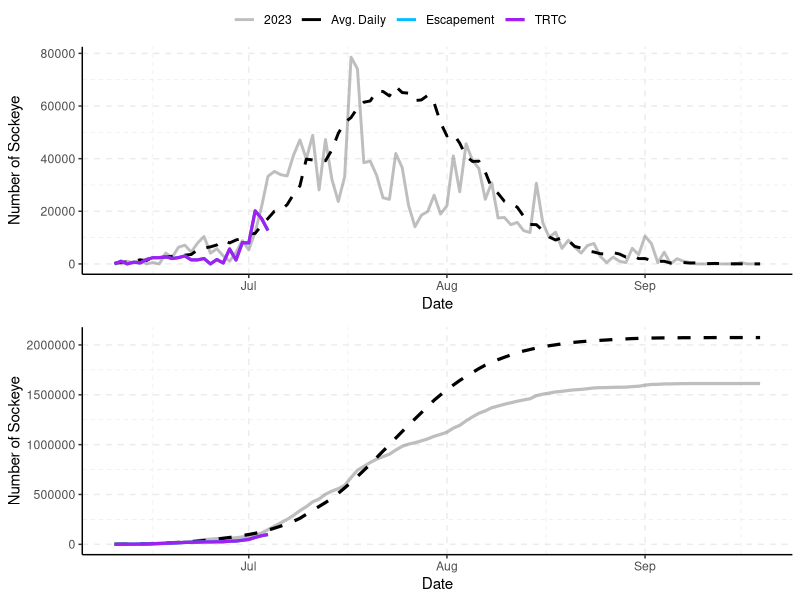
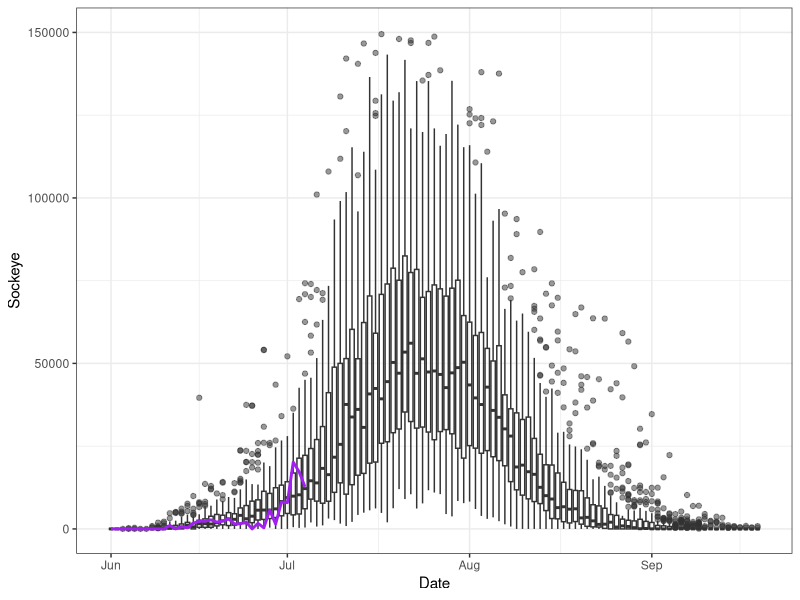
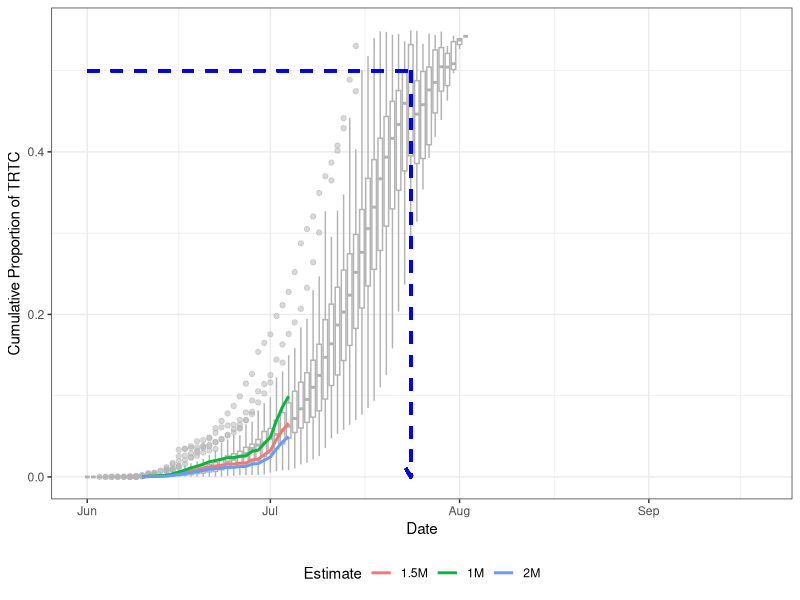
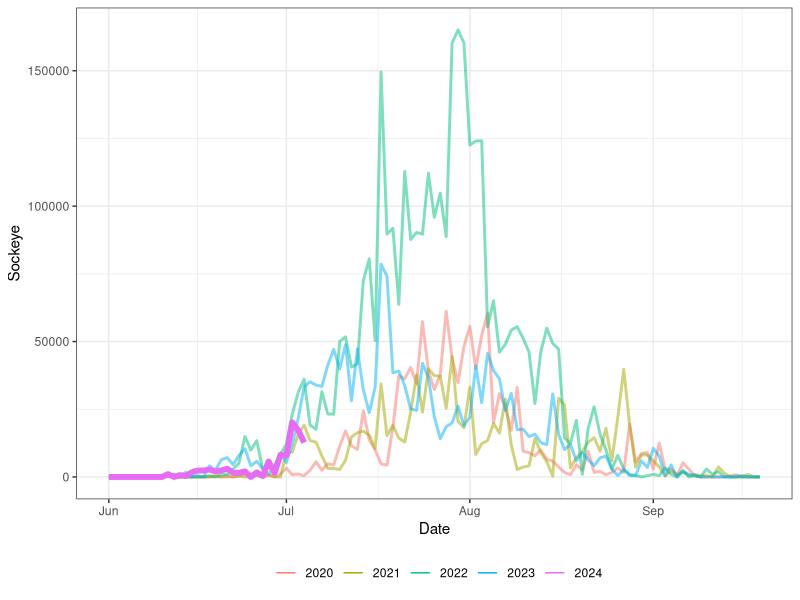
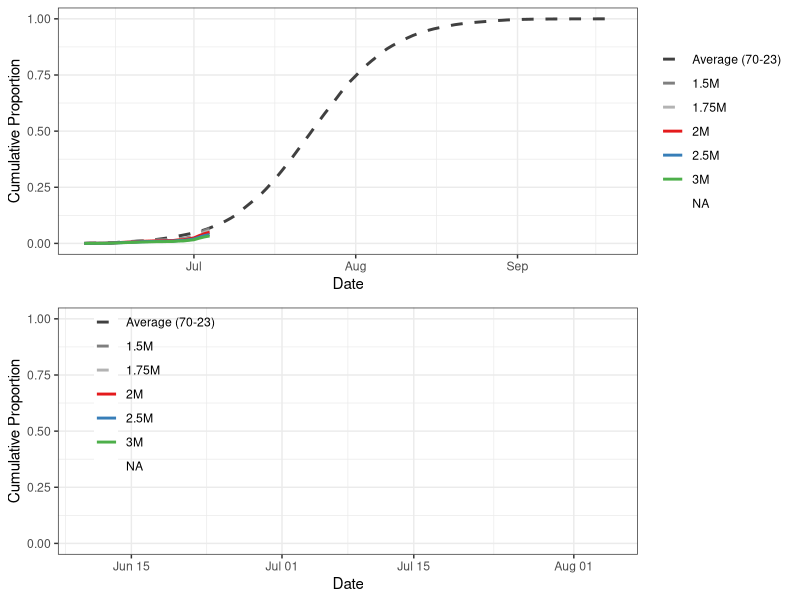
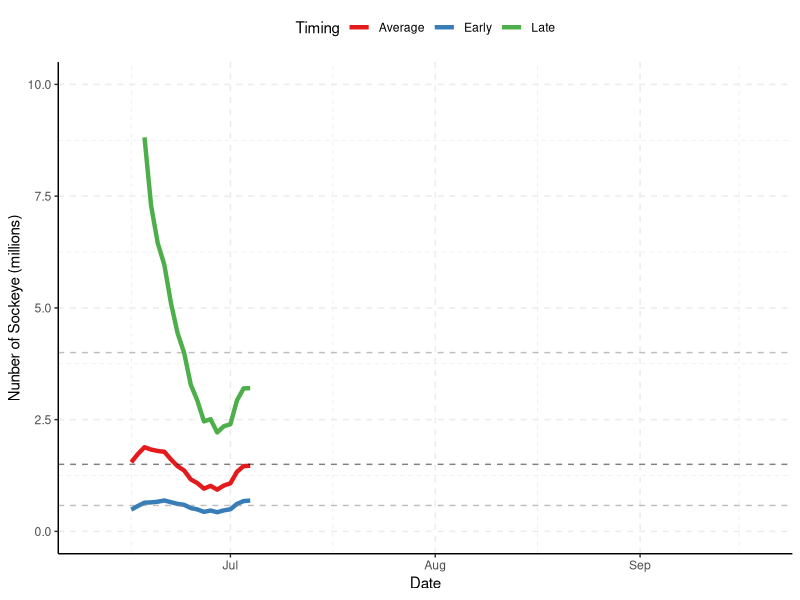
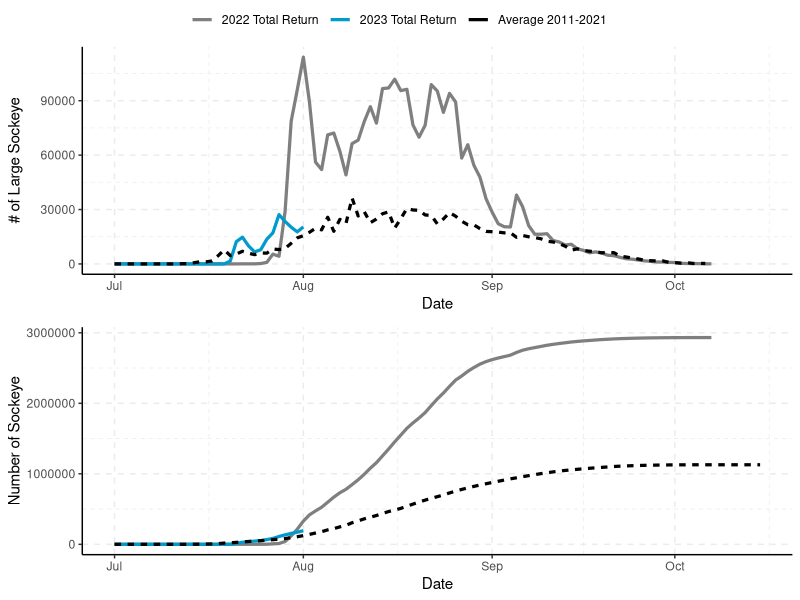
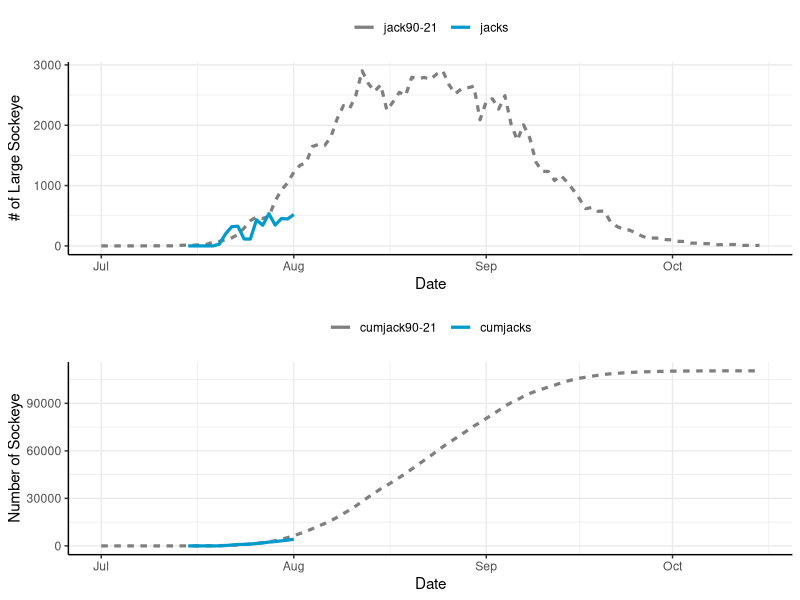

Generate these figures, in order, with R:
## ---- chunk 1
library(tidyverse)
library(data.table)
library(readxl)
library(knitr)
library(ggpubr)
library(kableExtra)

options(scipen=10000)
## ---- chunk 2
data<-read_excel("data/tyee and catch and fence in-season updates 2024.xlsx",sheet="Tyee")
data$Date<-as.Date(data$Date)
## ---- chunk 3
tyee.day<-as.Date("2024-07-04")
tyee.date<-"July 4"
fence.day<-as.Date("2024-07-04")
fence.date<-"July 4"
## ---- chunk 4
i<-match(tyee.day,data$Date)

average<-data$average[i]

e<-data$cumtyee[i]
t<-data$cumtrtc[i]
c<-data$cumcatch[i]

avgper<-round(data$Runtiming[i],3)*100
earlyper<-round(data$Runtiming[i+7],3)*100
lateper<-round(data$Runtiming[i-7],3)*100

#stat2<-data.frame(`Cumulative to Date`=c("Escapement Past Tyee","TRTC (Escapement+Catch)","Catch (preliminary"),`Number of Sockeye`=c(e,t,c))
#kable(stat2,caption=paste0("Cumulative escapement, TRTC, and catch to ",todate,"."))

stat3<-data.frame(`Cumulative to Date`=c("Escapement Past Tyee","TRTC (Escapement+Catch)","Catch (preliminary)"),`Number of Sockeye`=c(e,t,c),
                  `Run Timing`=c("Average","One week early","One week late"),`Percent Through`=c(avgper,earlyper,lateper))

kable(stat3,caption=paste0("Cumulative escapement, TRTC, and catch to ",tyee.date,"."))

## ---- chunk 5
escandtrtcdaily<-data%>%select(Date,Escapement=esctyee,TRTC=`dailytrtc`,`Avg. Daily`=`average70-23`,"2023"=esc23)%>%
  pivot_longer(2:5,values_to="Number of Sockeye",names_to="Type")%>%
  mutate(lt=case_when(Type=="Escapement"|Type=="TRTC"~"2024",
                      Type=="Avg. Daily"~"Average",
                      Type=="2023"~"2023"))

t1<-ggplot(escandtrtcdaily,aes(x=Date,y=`Number of Sockeye`,color=Type,linetype=lt,size=Type,alpha=Type))+
  geom_line()+
  scale_size_manual(values=c(1,1,1,1.1))+
  scale_alpha_manual(values=c(.5,1,1,1))+
  scale_color_manual(values=c("grey50","black","deepskyblue1","purple"))+
  scale_linetype_manual(values=c("solid","solid","dashed"))+
  theme_classic()+
  grids(linetype = "dashed")+
  theme(legend.title = element_blank(),legend.position = "top")+
  guides(linetype="none")


escandtrtccum<-data%>%select(Date,Escapement=cumtyee,TRTC=cumtrtc,`Avg. Cumulative`=`cum70-23`,"2023"=cum23)%>%
  pivot_longer(2:5,values_to="Number of Sockeye",names_to="Type")%>%
  mutate(lt=case_when(Type=="Escapement"|Type=="TRTC"~"2024",
                      Type=="Avg. Cumulative"~"Average",
                      Type=="2023"~"2023"))

t2<-ggplot(escandtrtccum,aes(x=Date,y=`Number of Sockeye`,color=Type,linetype=lt,alpha=Type))+
  geom_line(linewidth=1.1)+
  scale_linetype_manual(values=c("solid","solid","dashed"))+
  scale_size_manual(values=c(1,1,1,1.1))+
  scale_alpha_manual(values=c(.5,1,1,1))+
  scale_color_manual(values=c("grey50","black","deepskyblue1","purple"))+
  theme_classic()+
  grids(linetype = "dashed")+
  theme(legend.title = element_blank(),legend.position = "top")+
  guides(linetype="none")
## ---- chunk 6
#| label: fig-plot
#| echo: false
#| results: asis
#| message: false
#| warning: false
#| fig-cap: "Daily (top) and cumulative (bottom) estimated escapement and TRTC (escapement + adjusted catch) at the Tyee test fishery versus the 1985-2023 average."
#| fig-height: 8

ggarrange(t1,t2,align="v",ncol=1,common.legend = TRUE)

## ---- chunk 7
#| label: fig-daily-boxplot
#| echo: false
#| message: false
#| warning: false
#| fig-cap: "Daily run through Tyee (uncorrected) from 1970-2023. 2024 run is shown in purple."
#| fig-height: 5

daily<-read_excel("data/tyee and catch and fence in-season updates 2024.xlsx",sheet="tyee daily")

gg.daily<-daily%>%
  pivot_longer("1970":"2024",names_to="Year",values_to="Sockeye")%>%
  mutate(Year=as.numeric(Year))

ggplot(gg.daily,aes(x=Date,y=Sockeye,group=Date))+
  geom_boxplot(fill="white",alpha=.5)+
      geom_line(data=gg.daily%>%filter(Year==2024),aes(x=Date,y=Sockeye,group=1),color="purple",linewidth=1)+
  ylim(0,150000)+
  theme_bw()
## ---- chunk 8
#| label: fig-daily-cumulative-boxplot
#| echo: false
#| message: false
#| warning: false
#| fig-cap: "Daily cumulative proportion of the sockeye run through Tyee (uncorrected) from 1970-2023. The 2024 run estimates are shown by the coloured lines. Each line represents the proportion through based on a final season estimate shown in the legend. For example, the red line is based on a final TRTC of 1.5M, with the line showing the cumulative number of sockeye through on each date / 1.5M. Until we have the true final TRTC, we will not be able to calculate the true cumulative proportion. This is done to give an idea of run-timing and whether the pre-season forecast is likely to be close to the in-season estimate. The blue dashed line indicates the long-term average 50% through date."
#| fig-height: 5

dailycum<-read_excel("data/tyee and catch and fence in-season updates 2024.xlsx",sheet="tyee pcum")

gg.daily.pcum<-dailycum%>%select("Date":"2023")%>%
  pivot_longer("1970":"2023",names_to="Year",values_to="Sockeye")%>%
  mutate(Year=as.numeric(Year))

data2<-data.frame(date=data$Date,cumtrtc=data$cumtyee)%>%
  mutate(`1M`=cumtrtc/1000000,
         `1.5M`=cumtrtc/1500000,
         `2M`=cumtrtc/2000000)%>%
  pivot_longer(`1M`:`2M`,names_to="estimate",values_to="p")%>%
  select(-cumtrtc)


ggplot(gg.daily.pcum,aes(x=Date,y=Sockeye,group=Date))+
  geom_boxplot(fill="white",color="grey70",alpha=.5)+
    geom_line(data=data2,aes(x=as.POSIXct(date),y=p,color=estimate,group=estimate),linewidth=1,linewidth=1)+
    geom_segment(aes(x=as.POSIXct("2024-06-01"),y=.5,xend=as.POSIXct("2024-07-24"),yend=.5),color="blue",linewidth=1,linetype="dashed")+
  geom_segment(aes(x=as.POSIXct("2024-07-24"),y=.5,xend=as.POSIXct("2024-07-24"),yend=0),color="blue",arrow = arrow(length=unit(.25, 'cm')),linewidth=1,linetype="dashed")+
  #ylim(0,150000)+
    theme_bw()+
  ylim(0,.55)+
  labs(color="Estimate",y="Cumulative Proportion of TRTC")+
  theme(legend.position = "bottom")

## ---- chunk 9
#| label: fig-tyee2
#| echo: false
#| warning: false
#| message: false
#| fig-cap: "Daily run through Tyee (uncorrected) since 2020. 2024 run is shown in purple."
#| fig-height: 5

gg.daily2<-gg.daily%>%filter(Year>=2020)%>%
  mutate(per=ifelse(Year==2024,"current","past"))

ggplot(gg.daily2,aes(x=Date,y=Sockeye,color=factor(Year),linewidth=per,alpha=per))+
  geom_line()+
  scale_linewidth_manual(values=c(2,1))+
  scale_alpha_manual(values=c(1,.5))+
  theme_bw()+
  guides(alpha="none",linewidth="none")+
  labs(color="")+
  theme(legend.position = "bottom")


## ---- chunk 10
#| label: fig-cumu
#| include: false
#| echo: false
#| message: false
#| warning: false
#| fig-cap: "Cumulative estimated daily proportion of TRTC based on 1985-2021 average."
#| fig-height: 8

i<-match(tyee.day,data$Date)

early<-data$early[i]
average<-data$average[i]
late<-data$late[i]

names(data)

pcum<-data%>%select(Date,cumtrtc,"Average (70-23)"=`pcum70-23`)%>%
  mutate(`1.5M`=cumtrtc/1500000,
         `1.75M`=cumtrtc/1750000,
         `2M`=cumtrtc/2000000,
         `2.5M`=cumtrtc/2500000,
         `3M`=cumtrtc/3000000,
         "Early (70-23)"=lead(`Average (70-23)`,7),
         "Late (70-23)"=lag(`Average (70-23)`,7))%>%
  select(-cumtrtc)%>%
  pivot_longer(2:9,names_to="Type",values_to="cp")%>%
  mutate(Type=factor(Type,levels=c("Early (85-21)","Average (70-23)", "Late (85-21)"
                                   ,"1.5M","1.75M","2M","2.5M","3M")))

cols<-RColorBrewer::brewer.pal(5, "Set1")

g1<-ggplot(pcum,aes(x=Date,y=cp,color=Type,linetype=Type))+
  geom_line(size=1)+
  scale_colour_manual(values=c("grey25","grey50","grey70",cols))+
  scale_linetype_manual(values=c("dashed","dashed","dashed","solid","solid","solid","solid","solid"))+
  theme_bw()+
  labs(y="Cumulative Proportion")+
  theme(legend.title=element_blank(),legend.position.inside=c(.85,.35),legend.background = element_blank())

g2<-ggplot(pcum,aes(x=Date,y=cp,color=Type,linetype=Type))+
  geom_line(size=1)+
  scale_colour_manual(values=c("grey25","grey50","grey70",cols))+
  scale_linetype_manual(values=c("dashed","dashed","dashed","solid","solid","solid","solid","solid"))+
  theme_bw()+
  labs(y="Cumulative Proportion")+
  theme(legend.title=element_blank(),legend.position=c(.17,.65),legend.background = element_blank())+
  ylim(0,1)+
  xlim(as.Date("2023-06-10"),as.Date("2023-08-05"))

ggarrange(g1,g2,align="v",ncol=1)

## ---- chunk 11
#| label: fig-table
#| echo: false
#| results: asis

i<-match(tyee.day,data$Date)

early<-round(data$early[i],0)
average<-round(data$average[i],0)
late<-round(data$late[i],0)

stat1<-data.frame(`Run-Timing`=c("Early","Average","Late"),`Forecasted Final Run Size`=c(early,average,late))

kable(stat1,caption="Forecasted sockeye final TRTC based on 1 week early, average and 1 week late run-timing.")

## ---- chunk 12
#| label: fig-fore
#| echo: false
#| warning: false
#| fig-cap: "Forecasted final TRTC of Skeena sockeye based on the simple scalar run-timing model. The dashed horizontal lines show the median p50 value of the pre-season forecast (black), and the 90% confidence intervals (grey)."
#| fig-height: 4

tyeemodel<-data%>%select(Date,Early=early,Average=average,Late=late)%>%
  pivot_longer(2:4,values_to="Number of Sockeye",names_to="Timing")

ggplot(tyeemodel,aes(x=Date,y=`Number of Sockeye`/10^6,color=Timing))+
  geom_line(size=1.5)+
  labs(y="Nunber of Sockeye (millions)")+
  scale_color_brewer(palette="Set1")+
  theme_classic()+
  ylim(0,10)+
  geom_hline(yintercept=.580,linetype="dashed",alpha=.5,color="grey50")+
  geom_hline(yintercept=1.5,linetype="dashed",alpha=.5,color="black")+
  geom_hline(yintercept=4,linetype="dashed",alpha=.5,color="grey50")+
  grids(linetype = "dashed")+
  theme(legend.position = "top")
## ---- chunk 13
#| echo: false
#| results: asis
#| include: false

fence<-read_excel("data/tyee and catch and fence in-season updates 2023.xlsx",sheet="Babine")
fence$Date<-as.Date(fence$Date)
## ---- chunk 14
#| label: fig-table2
#| echo: false
#| results: asis
#| include: false

i<-match(fence.day,fence$Date)

totalrun<-fence$cumrun[i]
cumjacks<-fence$cumjacks[i]

stat2<-data.frame(`Babine Fence`=c("Large Sockeye","Jacks"),`Total Run`=c(totalrun,cumjacks))

kable(stat2,caption=paste0("Cumulative large sockeye and jacks to Babine River fence to ",fence.date,".")) %>% kable_styling(latex_options = "HOLD_position")

## ---- chunk 15
#| echo: false
#| warning: false
#| include: false

fencedaily<-fence%>%select(Date,`2023 Total Return`=totalrun,`2022 Total Return`=dailyTR.2022,`Average 2011-2021`=`avg11-21`)%>%
  pivot_longer(2:4,values_to="Number of Sockeye",names_to="Type")%>%
  mutate(lt=case_when(Type=="2022 Total Return"|Type=="2023 Total Return"~"Annual",
                      Type=="Average 2011-2021"~"Average"))

b1<-ggplot(fencedaily,aes(x=Date,y=`Number of Sockeye`,color=Type,linetype=lt))+
  geom_line(size=1.1)+
  scale_color_manual(values=c("grey50","deepskyblue3","black"))+
  theme_classic()+
  grids(linetype = "dashed")+
  theme(legend.title = element_blank(),legend.position = "top")+
  guides(linetype="none")+
  labs(y="# of Large Sockeye")

fencecum<-fence%>%select(Date,`2023 Total Return`=cumrun,`Average 2011-2021`=`cumavg11-21`,`2022 Total Return`=cumTR.2022)%>%
  pivot_longer(2:4,values_to="Number of Sockeye",names_to="Type")%>%
  mutate(lt=case_when(Type=="2022 Total Return"|Type=="2023 Total Return"~"Annual",
                      Type=="Average 2011-2021"~"Average"))

b2<-ggplot(fencecum,aes(x=Date,y=`Number of Sockeye`,color=Type,linetype=lt))+
  geom_line(size=1.1)+
  scale_color_manual(values=c("grey50","deepskyblue3","black"))+
  theme_classic()+
  grids(linetype = "dashed")+
  theme(legend.title = element_blank(),legend.position = "top")+
  guides(linetype="none")

## ---- chunk 16
#| label: fig-babine
#| echo: false
#| warning: false
#| fig-cap: "Top panel: Total run to Babine fence for 2023 compared to 2022 (recent highest year) and the average from 2011-2021. Bottom panel: Cumulative estimated run to the Babine fence for 2023 and the average from 2011-2021."
#| include: false
#| fig-height: 5.5

ggarrange(b1,b2,ncol=1,align="v",common.legend = TRUE)

## ---- chunk 17
#| echo: false
#| warning: false
#| include: false

fencejacks<-fence%>%select(Date,jacks=dailytotaljacks,`jack90-21`)%>%
  pivot_longer(2:3,values_to="Number of Sockeye",names_to="Type")%>%
  mutate(lt=case_when(Type=="jacks"~"Annual",
                      Type=="jack90-21"~"Average"))

j1<-ggplot(fencejacks,aes(x=Date,y=`Number of Sockeye`,color=Type,linetype=lt))+
  geom_line(size=1.1)+
  scale_color_manual(values=c("grey50","deepskyblue3","black"))+
  theme_classic()+grids()+
  theme(legend.title = element_blank(),legend.position = "top")+
  guides(linetype="none")+
  labs(y="# of Large Sockeye")

jackscum<-fence%>%select(Date,cumjacks,`cumjack90-21`)%>%
  pivot_longer(2:3,values_to="Number of Sockeye",names_to="Type")%>%
  mutate(lt=case_when(Type=="cumjacks"~"Annual",
                      Type=="cumjack90-21"~"Average"))

j2<-ggplot(jackscum,aes(x=Date,y=`Number of Sockeye`,color=Type,linetype=lt))+
  geom_line(size=1.1)+
  scale_color_manual(values=c("grey50","deepskyblue3","black"))+
  theme_classic()+grids()+
  theme(legend.title = element_blank(),legend.position = "top")+
  guides(linetype="none")

## ---- chunk 18
#| label: fig-cumu_bab
#| echo: false
#| warning: false
#| fig-cap: "Daily (top) and cumulative (bottom) estimated total run of sockeye jacks in 2023 at the Babine Fence versus the 1990-2021 average."
#| include: false
#| fig-height: 6

ggarrange(j1,j2,align="v",ncol=1)

## ---- chunk 19
#| label: fig-diff
#| echo: false
#| fig-cap: "Estimated difference in sockeye between escapement past Tyee and the Babine Fence based on 3 week migration timing, 10% non-Babine stocks, and in-river FSC and demo catch to date. The solid blue line is the escapement past Tyee, the dotted green line is the expected run at the Babine fence, the solid black line is the actual total run at the fence, and the red line is the difference between the black line and green line (fence run - expected run)."
#| include: false
#| fig-height: 6

#Explanation for figure
#This comparison aims to provide a coarse idea on the catchability at Tyee. #The red line in the figure below shows the difference between the escapement #past Tyee and the total run being counted at the Babine Fence, based on some #assumptions. These assumptions include 3 week migration timing, 10% #non-Babine stock composition and a rough estimate of in-river FSC and demo #harvest to date between Tyee and Babine. In 2023 some sockeye were missed #due to the delay from wildfire evacuations, however DFO and LBN staff #indicate that no sockeye were visible below the fence when it was evacuated, #and therefore the number of sockeye missed was probably fairly low. #Additional analysis will be required to provide an estimate of the number of #missed sockeye.

pernonbabine<-.1

ty<-data%>%select(Date, Observed.Tyee=cumtyee)
fe<-fence%>%select(Date,Actual.Fence=cumrun)

inrivercatch<-read_excel("data/tyee and catch and fence in-season updates 2023.xlsx",sheet="inriver catch")
inrivercatch$Date<-as.Date(inrivercatch$Date)

ca<-inrivercatch%>%select(Date,inriver.harvest)

comp<-merge(ty,fe,all=TRUE)%>%merge(ca,all=TRUE)%>%
  mutate(Expected.Babine=lag((1-pernonbabine)*Observed.Tyee,21),
         `Difference @ 3 Weeks`=Actual.Fence-Expected.Babine-inriver.harvest)%>%
  select(-inriver.harvest)%>%
  pivot_longer(2:5,names_to="Count",values_to="Fish")

ggplot(comp,aes(x=Date,y=Fish,color=Count,size=Count,linetype=Count))+
  geom_line()+
  theme_classic()+grids()+
  scale_colour_manual(values=c("black","red","seagreen4","blue"))+
  scale_linetype_manual(values=c("solid","solid","dashed","solid"))+
  scale_size_manual(values=c(2,1,1,1.5))+
  theme(legend.position="top")+
  labs(y="Number of Large Sockeye")+
  ylim(-250000,1500000)

## ---- chunk 20
#| echo: false
#| warning: false
#| include: false

hcr<-data.frame(TRTC=c(0,1050000,2000000,4000000,5000000),
                HR=c(0,0,.2,.4,.4))

p1<-ggplot(hcr,aes(x=TRTC/10^6,y=HR))+
  geom_line(size=1.1)+
  geom_vline(xintercept=average/10^6,linetype="dashed",col="#E41A1C")+
  geom_vline(xintercept=late/10^6,linetype="dashed",col="#4DAF4A")+
  geom_vline(xintercept=early/10^6,linetype="dashed",col="#377EB8")+
  theme_bw()+
  ylim(0,1)+
  labs(y="Canadian Harvest Rate",x="Skeena sockeye return to Canada (millions)")

data<-data%>%rowwise()%>%mutate("TAC-average"=case_when(average<1050000~0,
                          average>=1050000&average<2000000~((average-1050000)/(2000000-1050000)*(.2-.0)+0)*average,
                          average>=2000000&average<4000000~((average-2000000)/(4000000-2000000)*(.4-.2)+.2)*average,
                          average>=4000000~.4*average),
                          "TAC-late"=case_when(late<1050000~0,
                          late>=1050000&late<2000000~((late-1050000)/(2000000-1050000)*(.2-.0)+0)*late,
                          late>=2000000&late<4000000~((late-2000000)/(4000000-2000000)*(.4-.2)+.2)*late,
                          late>=4000000~.4*late),
                          "TAC-early"=case_when(early<1050000~0,
                          early>=1050000&early<2000000~((early-1050000)/(2000000-1050000)*(.2-.0)+0)*early,
                          early>=2000000&early<4000000~((early-2000000)/(4000000-2000000)*(.4-.2)+.2)*early,
                          early>=4000000~.4*early))

ggcatch<-data%>%select(Date,`Cumulative Catch 2023`=cumcatch,
                       `TAC-average`,`TAC-early`,`TAC-late`)%>%
  pivot_longer(2:5,names_to="Catch Type",values_to="Catch")%>%
  filter(Date>"2023-07-01"&Date<"2023-08-15")


p2<-ggplot(ggcatch,aes(x=Date,y=Catch,color=`Catch Type`,size=`Catch Type`,linetype=`Catch Type`))+
  geom_line(size=1.1)+
  scale_color_manual(values=c("black","#E41A1C","#377EB8","#4DAF4A"))+
  scale_size_manual(values=c(2,1,1,1))+
  scale_linetype_manual(values=c("solid","dashed","dashed","dashed"))+
  theme_bw()+
  labs(y="Number of Sockeye")+
  theme(legend.position="top")

catch<-data%>%select(Date,Gillnet=gncatch,Seine=sncatch)%>%
  pivot_longer(2:3,names_to="Gear",values_to="Catch")%>%
    filter(Date>"2023-07-01"&Date<"2023-08-15")

p3<-ggplot(catch,aes(x=Date,y=Catch,fill=Gear))+
  geom_col()+
  scale_fill_brewer(palette="Set1")+
  theme_bw()+
  theme(legend.position="top")

cpue<-data%>%select(Date,gncatch,sncatch,gneffort,sneffort)%>%
  mutate(Gillnet=gncatch/gneffort,Seine=sncatch/sneffort)%>%
  select(Date,Gillnet,Seine)%>%
  pivot_longer(2:3,names_to="Gear",values_to="CPUE")%>%
  filter(Date>"2023-07-01"&Date<"2023-08-15")

p4<-ggplot(cpue,aes(x=Date,y=CPUE,color=Gear))+
  geom_line()+geom_point()+
  scale_color_brewer(palette="Set1")+
  theme_bw()+
  theme(legend.position = "top")+
  labs(y="Sockeye CPUE")+
  expand_limits(y=0)

## ---- chunk 21
#| label: kitwanga
#| echo: false
#| warning: false
#| include: false
## ---- chunk 22
#| label: fig-skeena
#| echo: false
#| warning: false
#| fig-cap: "Top panel: The Skeena sockeye harvest control rule based on TRTC. Bottom panel: Cumulative Area 4 gillnet and seine sockeye catch versus daily estimates of TAC based on early (blue), average (red), and late (green) run-timing from the in-season TRTC model."
#| include: false
#| fig-height: 6

ggarrange(p1,p2,ncol=1,align="v")

## ---- chunk 23
#| label: fig-gill
#| echo: false
#| warning: false
#| fig-cap: "Top panel: Area 4 gillnet and seine sockeye catch. Bottom panel: CPUE of gillnet and seine based on daily catch/daily effort. Note that some values are preliminary."
#| include: false
#| fig-height: 6

ggarrange(p3,p4,ncol=1,align="v")
## ---- chunk 24
#| label: fig-demo
#| echo: false
#| warning: false
#| fig-cap: "Catches of sockeye in First Nations Area 4 demo fisheries."
#| include: false
#| fig-height: 4

demo.data<-read_excel("data/tyee and catch and fence in-season updates 2023.xlsx",sheet="demo catches")
demo.data$date<-as.Date(demo.data$date)

demo.totals<-demo.data%>%group_by(Nation=nation)%>%summarise("Total Demo Sockeye Catch"=sum(pieces))

total.demo.catch=sum(demo.totals$`Total Demo Sockeye Catch`)

total.row<-tibble(Nation="Total","Total Demo Sockeye Catch"=total.demo.catch)

demo.table<-rbind(demo.totals,total.row)

kable(demo.table,caption="Total Area 4 First Nations demo catches of sockeye.")%>%
  row_spec(3,hline_after=T) %>% kable_styling(latex_options = "HOLD_position")

ggplot(demo.data,aes(x=date,y=pieces,fill=nation))+
  geom_col()+
  labs(y="Number of Sockeye",x="Date",fill="Nation")+
  theme_bw()+
  xlim(c(as.Date("2023-07-01"),as.Date("2023-09-01")))


## ---- chunk 25
#| label: fig-other
#| echo: false
#| message: false
#| warning: false
#| fig-cap: "Number of other species caught and released (coho, chinook, chum and steelhead), or kept (pinks)."
#| include: false
#| fig-height: 7

othercatch<-read_excel("data/tyee and catch and fence in-season updates 2023.xlsx",sheet="gncatch")

#oc2<-othercatch%>%pivot_longer(4:10,names_to="Species",values_to="Catch")%>%
#  mutate(cpue=Catch/effort)%>%
#  filter(Date>as.Date("2023-07-05")&Date<as.Date("2023-08-10"))%>%
#  mutate(type=ifelse(Species%in%c("Chinook (Released)","Chum (Released)","Steelhead (Released)","Coho (Released)"),"Released","Kept"))%>%
#  mutate(sp=case_when(Species=="Chinook (Released)"~"Chinook",
#                      Species=="Coho (Released)"~"Coho",
#                      Species=="Pink (Kept)"~"Pink Kept",
#                      Species=="Pink (Released)"~"Pink Rel",
#                      Species=="Chum (Released)"~"Chum",
#                      Species=="Steelhead (Released)"~"Steelhead",
#                      Species=="Sockeye (Kept)"~"Sockeye"))

oc2<-othercatch%>%pivot_longer(4:10,names_to="Species",values_to="Catch")%>%
  mutate(cpue=Catch/effort)%>%
  filter(Date>as.Date("2023-07-05")&Date<as.Date("2023-08-10"))%>%
  mutate(type=ifelse(Species%in%c("Chinook (Released)","Chum (Released)","Steelhead (Released)","Coho (Released)"),"Released","Kept"))%>%
  mutate(sp=case_when(Species=="Chinook (Released)"~"Chinook",
                      Species=="Coho (Released)"~"Coho",
                      Species=="Pink (Kept)"~"Pink",
                      Species=="Pink (Released)"~"Pink",
                      Species=="Chum (Released)"~"Chum",
                      Species=="Steelhead (Released)"~"Steelhead",
                      Species=="Sockeye (Kept)"~"Sockeye"),
         dis=case_when(Species=="Chinook (Released)"~"Released",
                      Species=="Coho (Released)"~"Released",
                      Species=="Pink (Kept)"~"Kept",
                      Species=="Pink (Released)"~"Released",
                      Species=="Chum (Released)"~"Released",
                      Species=="Steelhead (Released)"~"Released",
                      Species=="Sockeye (Kept)"~"Kept"))

#ggplot(oc2,aes(x=Date,y=Catch,color=gear))+
#  geom_line()+geom_point()+
#  theme_classic()+
#  grids()+
#  facet_wrap(~Species,ncol=2,scales="free_y")+
#  theme(legend.position="top")+
#  expand_limits(y=0)

ggplot(oc2,aes(x=Date,y=Catch,color=gear))+
  geom_line()+geom_point()+
  theme_bw()+
  grids()+
  #facet_wrap(~Species,ncol=2,scales="free_y")+
  facet_grid(sp~dis,scales="free_y")+
  theme(legend.position="top")+
  expand_limits(y=0)

## ---- chunk 26
#| label: fig-other_cpue
#| echo: false
#| message: false
#| warning: false
#| fig-cap: "CPUE of other species caught and released (coho, chinook, chum and steelhead), or kept (pinks) by gillnets."
#| include: false
#| fig-height: 7

gncpue<-oc2%>%filter(gear=="gillnet")

ggplot(gncpue,aes(x=Date,y=cpue))+
  geom_line()+geom_point()+
  theme_bw()+
  grids()+
  #facet_wrap(~Species,ncol=2,scales="free_y")+
  facet_grid(sp~dis,scales="free_y")+
  theme(legend.position="top")
## ---- chunk 27
#| label: fig-seine
#| echo: false
#| message: false
#| warning: false
#| fig-cap: "CPUE of other species caught and released (coho, chinook, chum and steelhead), or kept (pinks) by seines."
#| include: false
#| fig-height: 7

sncpue<-oc2%>%filter(gear=="seine")

ggplot(sncpue,aes(x=Date,y=cpue))+
  geom_line()+geom_point()+
  theme_bw()+
  grids()+
  #facet_wrap(~Species,ncol=2,scales="free_y")+
  facet_grid(sp~dis,scales="free_y")+
  theme(legend.position="top")
## ---- chunk 28
#| label: fig-area4
#| echo: false
#| message: false
#| warning: false
#| fig-cap: "Total catch of other species caught and kept or released (coho, pinks, chinook, chum and steelhead) by gillnets and seines in the marine Area 4 commercial fishery."
#| include: false
#| fig-height: 6

oc.total<-oc2%>%group_by(gear,Species=sp,dis)%>%summarise(total=sum(Catch,na.rm=TRUE))

oc.table<-oc.total%>%pivot_wider(names_from=c("gear","dis"),values_from="total")%>%replace(is.na(.),0)

kable(oc.table,caption=paste0("Total catch of coho, chum, chinook, pink and steelhead in the commercial gillent and seine fisheries to ",tyee.date,"."))

ggplot(oc.total,aes(x=Species,y=total,fill=gear))+
  geom_col()+
  scale_color_brewer(palette="Set1")+
  #geom_text(aes(label=total),vjust=-.3,color="black")+
  facet_wrap(~dis,ncol=1,scales="free_y")+
  theme_bw()+
  labs(y="Total Catch",x="Species")+
  scale_y_continuous(expand=c(.1,0))+
  theme(strip.background = element_blank())

## ---- chunk 29
#| echo: false
#| include: false
#| warning: false
#| message: false

rt<-read_excel("data/rt karl.xlsx",sheet="Sheet1")

n=10000

rtm<-data.frame()

for (i in 1:nrow(rt)){
  u<-rt$MeanJulian[i]
  sd<-rt$SD[i]
  
  g<-data.frame(stock=rt$Stock[i],dev=rnorm(n,rt$MeanJulian[i],rt$SD[i]))
  rtm<-rbind(rtm,g)
  
}

#as.numeric(format(as.Date("2022-08-07"), "%j"))

days<-format(seq(as.Date("2022-06-01"),as.Date("2022-09-15"),10),"%b-%d")

rtm2<-rtm%>%filter(dev>=152&dev<=258)%>%group_by(stock)%>%mutate(u=mean(dev))

## ---- chunk 30
#| label: fig-boxp
#| echo: false
#| fig-cap: "Boxplots of stock specific run-timing through Tyee. Based on 2000-2014 data provided by Karl English from updated NBRR work. The filled area of the box represents 50% of the run."
#| warning: false
#| message: false
#| fig-height: 8

ggplot(rtm2,aes(x=dev,y=reorder(stock,dev,FUN=median),fill=stock))+
  geom_boxplot()+
  theme_classic()+grids()+
  scale_y_discrete(limits=rev)+
  guides(fill="none")+
  labs(y="Stock",x="Date",title="Stock run-timing at Tyee based on 2000-2014 GSI",subtitle="NBRR data provided by Karl English July 2022")+
 scale_x_continuous(breaks=seq(152,258,10),labels=days)+
  theme(axis.text.x = element_text(angle=90))

## ---- chunk 31
#| label: fig-hist
#| echo: false
#| fig-cap: "Histograms of stock specific run-timing through Tyee. Based on 2000-2014 data provided by Karl English from updated NBRR work."
#| warning: false
#| message: false
#| fig-height: 8

ggplot(rtm2,aes(x=dev))+
  geom_histogram(aes(fill=stock),binwidth = 5,alpha=.3)+
  facet_grid(reorder(stock,dev,FUN=median)~.,scales="free_y",switch="y")+
  theme_classic()+grids()+
  theme(strip.text.y.left = element_text(angle=0,size=8),
        strip.placement="outside",
        axis.text.y=element_blank(),
        axis.ticks.y=element_blank(),
        strip.background = element_blank(),
        axis.text.x = element_text(angle=90))+
  labs(y="Stock",x="Date",title="Stock run-timing at Tyee based on 2000-2014 GSI",subtitle="NBRR data provided by Karl English July 2022")+
  geom_vline(aes(xintercept=u,color=stock), size=1,alpha=.5)+
  scale_x_continuous(breaks=seq(152,258,10),labels=days)+
  guides(fill="none",color="none")+
  annotate("rect", xmin = 196, xmax = 219, ymin = 0, ymax = Inf,alpha = .2)
  
## ---- chunk 32
#| label: fig-dens
#| echo: false
#| fig-cap: "Density plot of stock specific run-timing through Tyee. Based on 2000-2014 data provided by Karl English from updated NBRR work."
#| warning: false
#| message: false
#| fig-height: 8

ggplot(rtm2,aes(x=dev),color=stock)+
  geom_density(aes(fill=stock),alpha=.3)+
  #scale_fill_brewer(palette="Set1")+
  facet_wrap(~reorder(stock,dev,FUN=median),scales="free_y",ncol=1,strip.position="left")+
  theme_classic()+grids()+
   theme(strip.text.y.left = element_text(angle=0,size=8),
        strip.placement="outside",
        axis.text.y=element_blank(),
        axis.ticks.y=element_blank(),
        axis.ticks.x=element_blank(),
        strip.background = element_blank(),
        axis.text.x = element_text(angle=90),
        plot.caption.position="plot",
        plot.caption=element_text(hjust=.5))+
  geom_vline(aes(xintercept=u,color=stock), size=1,alpha=.5)+
  labs(y="Stock",x="Date",caption="Stock run-timing at Tyee based on average run-timing (2000-2014) plus 3 weeks.\nVertical lines show the mean for each stock, with the 2022 harvest window\nshown by the grey shaded box.\nData from Karl English from NBRR update provided July 2022.")+
  scale_x_continuous(breaks=seq(152,258,10),labels=days)+
  guides(fill="none",color="none")+
   annotate("rect", xmin = 196, xmax = 219, ymin = 0, ymax = Inf,alpha = .2)

#ggsave("Tyee stock run timing.png",dpi=600,height=8,width=7)
## ---- chunk 33
#| include: false

babrt<-rtm%>%filter(stock%in%c("Babine W Early","Babine W Middle","Babine W Late","Babine Pinkut","Babine Fulton"))%>%
  mutate(fencert=dev+21)

days<-format(seq(as.Date("2022-07-01"),as.Date("2022-10-07"),7),"%b-%d")
as.numeric(format(as.Date("2022-10-07"), "%j"))

babrt2<-babrt%>%filter(fencert>=182&fencert<=280)%>%group_by(stock)%>%mutate(med=mean(fencert))

babmed<-babrt%>%group_by(stock)%>%summarise(u=mean(fencert))

ggplot(babrt2,aes(x=fencert))+
  geom_density(aes(fill=stock),alpha=.3)+
  scale_fill_brewer(palette="Set1")+
  facet_wrap(~reorder(stock,dev,FUN=median),scales="free_y",ncol=1,strip.position="left")+
  theme_classic()+grids()+
  theme(strip.text.y.left = element_text(angle=0,size=8),
        strip.placement="outside",
        axis.text.y=element_blank(),
        axis.ticks.y=element_blank(),
        axis.ticks.x=element_blank(),
        strip.background = element_blank(),
        axis.text.x = element_text(angle=90),
        plot.caption.position="plot",
        plot.caption=element_text(hjust=0))+
  geom_vline(aes(xintercept =med,color=stock), size=1,alpha=.5)+
  scale_color_brewer(palette="Set1")+
  labs(y="Stock",x="Date",
  caption="Stock run-timing at Babine fence based on average Tyee run-timing (2000-2014) plus 3 weeks.\nData from Karl English from NBRR update provied July 2022.")+
  scale_x_continuous(breaks=seq(182,280,7),labels=days)+
  guides(fill="none",color="none")

#ggsave("Babine run timing for Donna.png",dpi=600,height=8,width=7)
